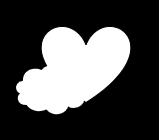
#> input picture images/3.png, 159 x 140 px
$ jupyter execute --allow-errors Tests.ipynb
#> lines starting #> are read from the running program, lines starting #| are printed output that depends on the picture; after the words box and inside, x2 and y2 are one past the last pixel; in counts of white or black regions, pixels touching at a corner belong together
### useful.py
import cv2
from skimage.measure import label, regionprops
import numpy as np
import psutil
import csv
import time

def connected_components(img):
    lbl = label(img)
    blobs = regionprops(lbl)
    return blobs
def my_preprocessing(img):
    img_denoised = denoised(img)
    img_bin, th = binarized(img_denoised)
    return img_bin

# [5 lines left out: function read_input, not called in this run]

def denoised(img):
    denoised_img = cv2.fastNlMeansDenoising(img,None,30,7,30)
#     cv2.imwrite(os.path.join(output_path, 'denoised.jpg'),denoised_img)
    return denoised_img

def binarized(img, threshold = -1):
    th, img_th = cv2.threshold(img, 0, 255, cv2.THRESH_BINARY+cv2.THRESH_OTSU)
    # print(' OT threshold: ',th)
    #print('threshold using: ',th+10)
    th, img_th = cv2.threshold(img, th+10, 255 , cv2.THRESH_BINARY)
    #cv2.imwrite(os.path.join(output_path,'binarized.jpg'),img_th)
    #print('threshold using: ',th)
    return img_th, th

def sample_polygon_uniformly(contour, M):
    x = contour[:,0,0]
    y = contour[:,0,1]
    L = path_length(x,y)
    N = len(x)
    delta = L/M
#     print(len(y))

    gx = np.zeros(M)
    gy = np.zeros(M)
    gx[0] = x[0]
    gy[0] = y[0]

    i = 0
    k = 1
    alpha = 0
    beta = delta

    while (i<N)and(k<M) :
        vax = x[i]
        vay = y[i]
        vbx = x[i+1]
        vby = y[i+1]

        lenth_seg = abs( pow((pow((vax-vbx),2) + pow((vay-vby),2)), .5))

        while (beta<=(alpha+lenth_seg))and(k<M):
            gx[k] = vax + (beta-alpha)/lenth_seg*(vbx-vax)
            gy[k] = vay + (beta-alpha)/lenth_seg*(vby-vay)
            k = k + 1
            beta = beta + delta
        alpha = alpha + lenth_seg
        i = i+1

    return gx, gy

def path_length(x,y):
    N = len(x)
    L = 0
    for i in range(0,N-1):
        L = L + abs( pow((pow((x[i+1]-x[i]),2) + pow((y[i+1]-y[i]),2)), .5))
    return L

# [42 lines of commented-out code are left out]

# [35 lines left out: function log_resource_usage, not called in this run]

### shape_classes.py
from fourier import *
import cv2
from PIL import Image
from useful import *
import numpy as np
import os
from scipy import ndimage

class shape_packet:


    # [24 lines left out: functions __init__, set_properties, set_shape_descriptor, not called in this run]
        # self.blob_img = []
        # self.fourier = []

    def set_area(self):
        self.area = np.count_nonzero(self.blob_img)

    # [20 lines left out: function set_centroid, not called in this run]

    def __eq__(self, other):
        return self.centroid == other.centroid

    # [10 lines left out: function __lt__, not called in this run]


class Window_partial_cells:
    # [4 lines left out: function __init__, not called in this run]

# class Window:
#     def __init__(self) :
#         pass

class No_window:
    # [18 lines left out: functions __init__, get_current_window, not called in this run]

class Fixed_window:
    def __init__(self, path):
        pass

class Adaptive_window:
    def __init__(self, path, num_window_col):

        self.image = Image.open(path)
        im_col_length, _  = self.image.size
        self.num_window_col = num_window_col
        self.win_col_length = int(im_col_length/self.num_window_col)

        self.im_col_length, self.im_row_length  = self.image.size
        self.horizontal_hop = 200
        self.th = 50
        self.start_row = 0
        self.end_row = self.start_row + self.horizontal_hop
        self.start_col = 0
        self.end_col = self.start_col + self.win_col_length
        self.is_this_last_rows = False
        self.first_rows_done =  False
        self.cell_width = 0

        self.win_col_index = 0
        self.first_call = True

        self.curret_start_row, self.current_end_row, self.current_last_row_flag = self.get_window_rows()

    # [28 lines left out: function get_current_window, not called in this run]

    def get_window_rows(self):

        if self.first_rows_done:
            self.end_row = self.start_row + self.cell_width
        else:
            self.end_row = self.start_row + self.horizontal_hop

        if self.end_row >= self.im_row_length:
            self.end_row = self.im_row_length
            self.is_this_last_rows = True
            return self.start_row, self.end_row, self.is_this_last_rows

        while True:
            window_bin = my_preprocessing( np.array( self.image.crop(( self.start_col, self.start_row, self.end_col, self.end_row )) )[:,:,0] )

            if sum( window_bin[self.end_row - self.start_row -1,:] ) == 0:
                window_found = True
                break
            else:
                self.end_row = self.end_row + 1
                if self.end_row >= self.im_row_length:
                    self.end_row = self.im_row_length
                    self.is_this_last_rows = True
                    break

        temp_start_row = self.start_row
        temp_end_row = self.end_row

        # store for later iterations
        self.start_row = self.end_row + 1
        # self.end_row = self.start_row + temp_end_row - temp_start_row

        if not self.first_rows_done:
            self.first_rows_done = True
            self.cell_width = temp_end_row - temp_start_row

        return temp_start_row, temp_end_row, self.is_this_last_rows

### fourier.py
import cv2
import cv2
import numpy as np
from scipy.optimize import minimize_scalar

def fourier_descriptors(contour_complex, num_coefficients = None):
    # Convert the contour points to complex numbers
    #contour_complex = np.empty(len(contour), dtype=complex)
    #contour_complex.real = contour[:, 0]
    #contour_complex.imag = contour[:, 1]

    # Apply Fourier Transform
    descriptors = np.fft.fft(contour_complex)

    if num_coefficients is not None:
        descriptors_truncated = np.empty(num_coefficients, dtype=complex)
        for m in range(0,num_coefficients):
            if (m <= np.floor(num_coefficients/2)):
                descriptors_truncated[m] = descriptors[m]
            else:
                descriptors_truncated[m] = descriptors[len(descriptors) - num_coefficients + m]

        return descriptors_truncated
    else:
        return descriptors

# [48 lines left out: functions reduce_fourier_length, reconstruct_image, make_start_point_invariant, get_start_point_phase, shift_start_point_phase, not called in this run]

def complex_l2(f1,f2):
    a = f1 -f2
    return np.sqrt(np.sum((a.real)**2 + (a.imag)**2))

def complex_l2_sqrd(f1,f2):
    a = f1 -f2
    return np.sum((a.real)**2 + (a.imag)**2)

### Tests.ipynb
[cell 1]
import cv2
from useful import *
from shape_classes import *
import bisect
import numpy as np
import matplotlib.pyplot as plt
from PIL import Image
from fourier import *

[cell 2]
layout_name = "3.png"
layout_path = os.path.join( os.getcwd(), 'images', layout_name)


layout_image = Image.open(layout_path)
#> layout_image is the input picture: PIL image 159x140 RGBA; mean R, G, B, A 74.6, 74.6, 74.6, 255
image_array = np.array(layout_image)
img = image_array[:,:,0]
# plt.imshow(img)
# plt.show()
img_bin = my_preprocessing(img)
#> in binarized, `th, img_th = cv2.threshold(img, 0, 255, cv2.THRESH_BINARY+cv2.THRESH_O..`:
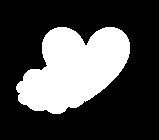
#> img_th: shape (140, 159); 29.3% white; 1 white region, box (x1, y1, x2, y2) and area: (16, 27, 130, 114) 6516
#> in binarized, `th, img_th = cv2.threshold(img, 0, 255, cv2.THRESH_BINARY+cv2.THRESH_O..`: th = 126
#> in binarized, `th, img_th = cv2.threshold(img, th+10, 255 , cv2.THRESH_BINARY)`: img_th: shape (140, 159); 29.2% white; 1 white region, box (x1, y1, x2, y2) and area: (16, 27, 130, 114) 6504
#> in binarized, `th, img_th = cv2.threshold(img, th+10, 255 , cv2.THRESH_BINARY)`: th = 136
blobs_layout = connected_components(img_bin)
#> in connected_components, `lbl = label(img)`: lbl: shape (140, 159) int64; values 0 (black) and 1 (white), 29.2% white; 1 white region
#> in connected_components, `blobs = regionprops(lbl)`: blobs = 1 regions; box (x1, y1, x2, y2) and area: (16, 27, 130, 114) 6504
#> blobs_layout has the same summary as blobs in connected_components

#> (the rest of this cell did not finish here and is left out)

#> (a cell that did not finish here is left out)

[cell 4]
layout_name = "3.png"
layout_path = os.path.join( os.getcwd(), 'images', layout_name)


layout_image = Image.open(layout_path)
image_array = np.array(layout_image)
img = image_array[:,:,0]
# plt.imshow(img)
# plt.show()
img_bin = my_preprocessing(img)
blobs_layout = connected_components(img_bin)

#> (the rest of this cell did not finish here and is left out)

#> (a cell that did not finish here is left out)

#> (a cell that did not finish here is left out)

#> (a cell that did not finish here is left out)

#> (a cell that did not finish here is left out)

[cell 9]
for m in range(1,4):
    print(m)

#> (a cell that did not finish here is left out)

[cell 11]
import numpy as np
from scipy.optimize import minimize_scalar

# [9 lines left out: function swap, not called in this run]

def complex_l2(f1,f2):
    a = f1 -f2
    return np.sqrt(np.sum((a.real)**2 + (a.imag)**2))

# [6 lines of commented-out code are left out]

# [48 lines left out: functions getStartingPhase, fp, shiftStartingPointPhase, makeShiftInvariant, not called in this run]

def getIndex(m, mp):
    return m%mp

[cell 12]
K = 400

sum = []
#> (the rest of this cell did not finish here and is left out)

[cell 13]
layout_name = "2.png"
layout_path = os.path.join( os.getcwd(), 'images', layout_name)


layout_image = Image.open(layout_path)
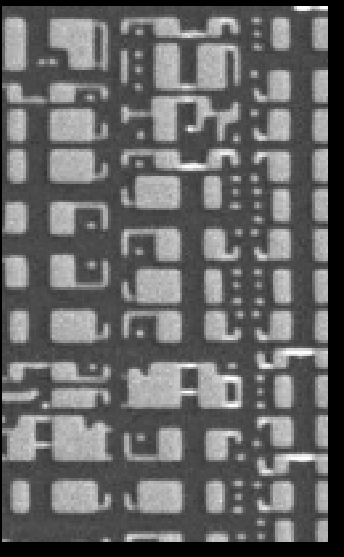
#> input picture images/2.png, 344 x 557 px
#> layout_image is the input picture: PIL image 344x557 RGBA; mean R, G, B, A 103.3, 103.2, 103.3, 255
image_array = np.array(layout_image)
img = my_preprocessing(image_array[:,:,0])
#> call 3 of binarized, with threshold = -1
#> in binarized (call 3), `th, img_th = cv2.threshold(img, 0, 255, cv2.THRESH_BINARY+cv2.THRESH_O..`:
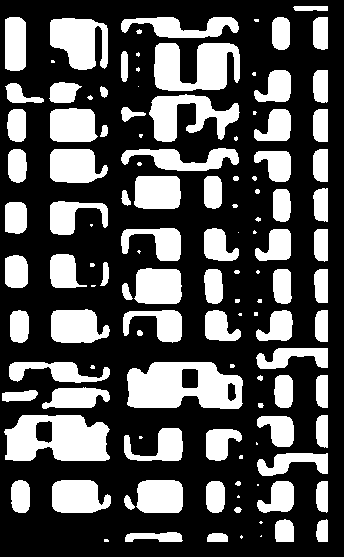
#> img_th: shape (557, 344); 33% white; 119 white regions (36 under 20 px), largest, box (x1, y1, x2, y2) and area: (127, 362, 243, 409) 4108, (4, 415, 110, 461) 3721, (154, 43, 240, 91) 2938
#> in binarized (call 3), `th, img_th = cv2.threshold(img, 0, 255, cv2.THRESH_BINARY+cv2.THRESH_O..`: th = 118
#> in binarized (call 3), `th, img_th = cv2.threshold(img, th+10, 255 , cv2.THRESH_BINARY)`:
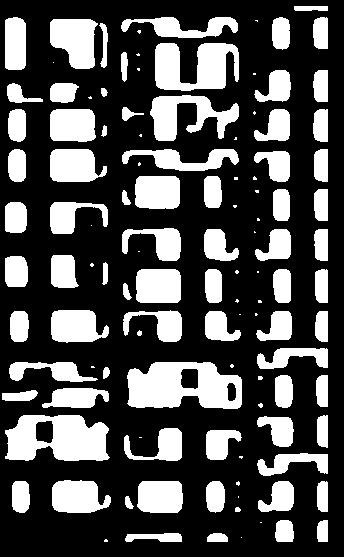
#> img_th: shape (557, 344); 30.9% white; 115 white regions (37 under 20 px), largest, box (x1, y1, x2, y2) and area: (127, 362, 242, 409) 3994, (5, 415, 110, 461) 3573, (155, 43, 239, 91) 2774
#> in binarized (call 3), `th, img_th = cv2.threshold(img, th+10, 255 , cv2.THRESH_BINARY)`: th = 128
#> (the rest of this cell did not finish here and is left out)

[cell 14]
import cv2
from useful import *
from shape_classes import *
import bisect
import numpy as np
import matplotlib.pyplot as plt
from PIL import Image
from fourier import *

layout_name = "36.png"
path = os.path.join( os.getcwd(), 'images', layout_name)

#> (the rest of this cell did not finish here and is left out)

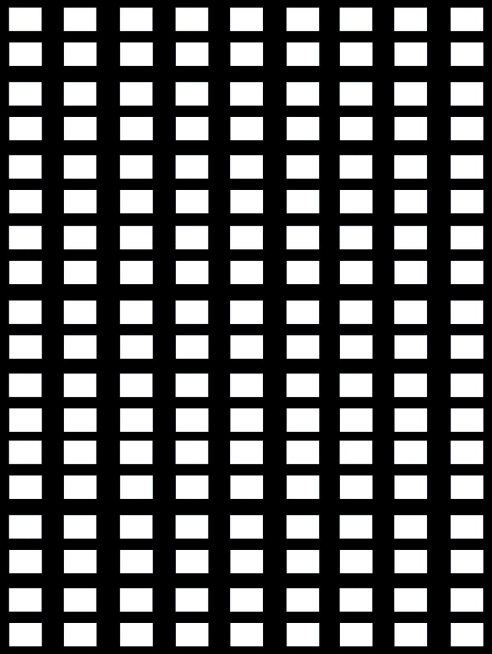
#> input picture images/36.png, 492 x 654 px
#> in __init__, self.image is the input picture: PIL image 492x654 RGBA; mean R, G, B, A 98.1, 98.1, 98.5, 255
#> after the loop in get_window_rows, `while True:`: self.end_row = 200; self.is_this_last_rows = False

start_row, end_row, _ = adaptive_window.get_window_rows()
# start_row, end_row = (0, 210)
start_col = 0
end_col = start_col + 500
image = Image.open(path)
print(image.size)
img = np.array( image.crop(( start_col, start_row, end_col, end_row )) ) [:,:,0]
img_bin = my_preprocessing(img)
plt.imshow(img_bin)
plt.show()

start_row, end_row, _ = adaptive_window.get_window_rows()
# start_row, end_row = (0, 210)
start_col = 0
end_col = start_col + 500
image = Image.open(path)
print(image.size)
img = np.array( image.crop(( start_col, start_row, end_col, end_row )) ) [:,:,0]
img_bin = my_preprocessing(img)
plt.imshow(img_bin)
plt.show()

start_row, end_row, _ = adaptive_window.get_window_rows()
# start_row, end_row = (0, 210)
start_col = 0
end_col = start_col + 500
image = Image.open(path)
print(image.size)
img = np.array( image.crop(( start_col, start_row, end_col, end_row )) ) [:,:,0]
img_bin = my_preprocessing(img)
plt.imshow(img_bin)
plt.show()

start_row, end_row, _ = adaptive_window.get_window_rows()
# start_row, end_row = (0, 210)
start_col = 0
end_col = start_col + 500
image = Image.open(path)
print(image.size)
img = np.array( image.crop(( start_col, start_row, end_col, end_row )) ) [:,:,0]
img_bin = my_preprocessing(img)
plt.imshow(img_bin)
plt.show()

[cell 15]
import PIL

class Adaptive_window:
    def __init__(self, path, win_col_length):
#> called with path = 'images/37.png', win_col_length = 500
        self.image = Image.open(path)
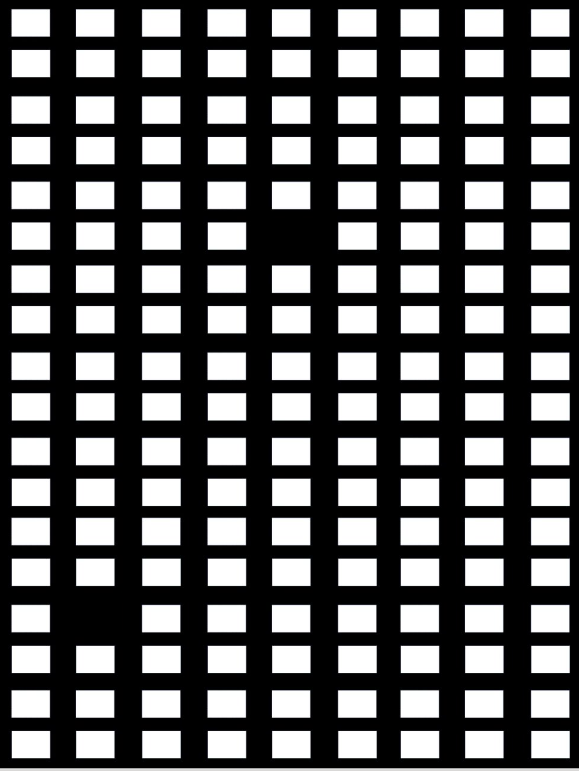
#> input picture images/37.png, 579 x 771 px
#> self.image is the input picture: PIL image 579x771 RGBA; mean R, G, B, A 96.7, 96.8, 97.2, 255
        _, self.im_row_length  = self.image.size
#> self.im_row_length = 771
        self.horizontal_hop = 200
        self.th = 50
        self.start_row = 0
        self.end_row = self.start_row + self.horizontal_hop
        self.start_col = 0
        self.end_col = self.start_col + win_col_length
        self.is_this_last_rows = False
        self.first_rows_done =  False
        self.cell_width = 0

    def get_window_rows(self):

        if self.first_rows_done:
            self.end_row = self.start_row + self.cell_width
        else:
            self.end_row = self.start_row + self.horizontal_hop

        if self.end_row >= self.im_row_length:
            self.end_row = self.im_row_length
            self.is_this_last_rows = True
            return self.start_row, self.end_row, self.is_this_last_rows

        while True:
            window_bin = my_preprocessing( np.array( self.image.crop(( self.start_col, self.start_row, self.end_col, self.end_row )) )[:,:,0] )

            if sum( window_bin[self.end_row - self.start_row -1,:] ) == 0:
                window_found = True
                break
            else:
                self.end_row = self.end_row + 1
                if self.end_row >= self.im_row_length:
                    self.end_row = self.im_row_length
                    self.is_this_last_rows = True
                    break
#> this loop made 1 pass
#> pass 1, in denoised (call 5), `denoised_img = cv2.fastNlMeansDenoising(img,None,30,7,30)`:
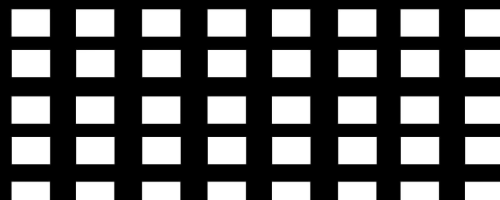
#> denoised_img: shape (200, 500); min 0, max 255, mean 98.8
#> pass 1, in binarized (call 4), `th, img_th = cv2.threshold(img, 0, 255, cv2.THRESH_BINARY+cv2.THRESH_O..`:
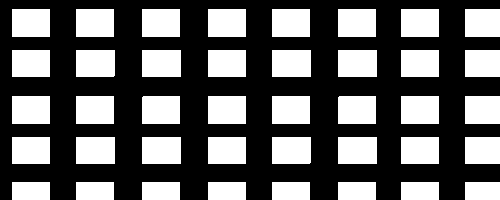
#> img_th: shape (200, 500); 38.7% white; 40 white regions, largest, box (x1, y1, x2, y2) and area: (12, 9, 50, 37) 1064, (76, 9, 114, 37) 1064, (142, 9, 180, 37) 1064
#> pass 1, in binarized (call 4), `th, img_th = cv2.threshold(img, th+10, 255 , cv2.THRESH_BINARY)`:
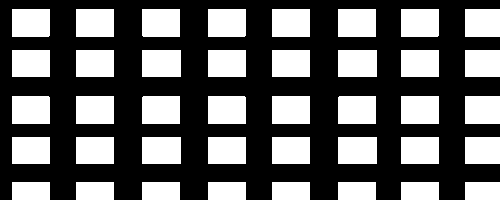
#> img_th: shape (200, 500); 38.6% white; 40 white regions, largest, box (x1, y1, x2, y2) and area: (76, 9, 114, 37) 1064, (272, 9, 310, 37) 1064, (338, 9, 376, 37) 1064
#> after the loop, self.end_row = 200; self.is_this_last_rows = False

        temp_start_row = self.start_row
        temp_end_row = self.end_row

        # store for later iterations
        self.start_row = self.end_row + 1
        # self.end_row = self.start_row + temp_end_row - temp_start_row

        if not self.first_rows_done:
            self.first_rows_done = True
            self.cell_width = temp_end_row - temp_start_row

        return temp_start_row, temp_end_row, self.is_this_last_rows

    # [19 lines left out: function get_windows_rows_binary, not called in this run]


# plt.imshow(img)
# # plt.show()
# img_bin = my_preprocessing(img)
